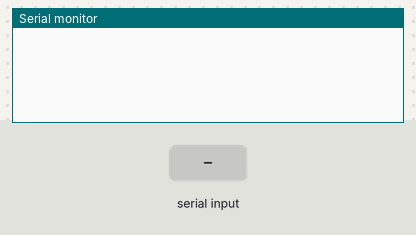
The sketch below on a simulated Arduino Uno, built with avr-gcc and run on an emulated ATmega328P. Parts: the last lines printed to the serial monitor. Inputs (shaded band) come from the test bench.

Above: at 1.2 s.
1.3 s: "90,45,200,10\n" received over the second serial link
At 1.8 s:
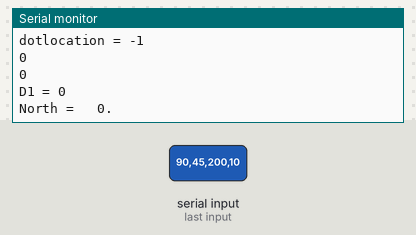
2.8 s: "90,45,200\n" received over the second serial link
At 4.0 s:
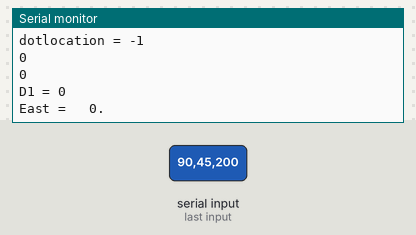

Measured:
- after the input at 1.3 s, the serial monitor: prints a new line at once (image 1)
- after the input at 2.8 s, the serial monitor: prints a new line at once (image 2)

The sketch:

gps_try3.ino
```cpp
#include <SoftwareSerial.h>


SoftwareSerial mySerial(10, 11); // RX, TX

//Initialize the variables globally
char GPS_text;
int comma_count = 0;
String latitude, longitude;
int South = 0, West = 0, count =1;

void setup()
{
  Serial.begin(115200);
  mySerial.begin(57600);
}

void loop() // run over and over
{
  if (mySerial.available()){ //Check for the data available
    GPS_text = mySerial.read(); //Store the value in the variable
    if(GPS_text == '$'){    //Check if the variable starts with '$'
      Serial.write("\n");
      comma_count = 0;
      latitude = "\0";
      longitude = "\0";
    }

//**************GPS Count*************//

    if(GPS_text == ',') //Check for the comma and separate
    {
      comma_count = comma_count +1;
    }
    if(comma_count == 2)
    {
      latitude += GPS_text;   //The receiver transmit or receive by a byte at a time. This command will be used to store the bytes in the single variable
      count = 0;
    }
    if(comma_count == 3)
    {
      latitude += GPS_text;
      if (count == 1)
      {

//  **********GPS LATITUDE DATA SEPERATION***********

        Serial.println("***************GPS DATA************");
        Serial.println("LAT:"+ latitude); //To display the GPS format latitute in ddmm.mmmm
        String dd, mm1, mm2, mm3;
        int dotlocation = latitude.indexOf('.');
        dd = latitude.substring(dotlocation-4, dotlocation-2);
        mm1 = latitude.substring(dotlocation-2, dotlocation);
        mm2 = latitude.substring(dotlocation+1, dotlocation+5);
        unsigned long D1 = dd.toInt();    //Convert the recived string to int
        unsigned long MM1 = mm1.toInt();  //Convert the recived string to int
        unsigned long MM2 = mm2.toInt();  //Convert the recived string to int
        int setdot;   //Used to set the precision
        if (D1 > 9)
          setdot = 2;
        else
          setdot = 1;
        Serial.print("DD= ");
        Serial.println(D1);    //Store the dd
        Serial.print("mm1=");
        Serial.println(MM1);   //Store two mm
        Serial.print("mm2=");
        Serial.println(MM2);   //Store the remain .mmmm
        Serial.print("dotlocation = ");
        Serial.println(dotlocation);

//***********Conversion****************//
        D1= D1 * 100000;
        Serial.println(D1);
        MM1 = MM1 * 10000;
        unsigned long temp;
        temp = MM1 + MM2;
        Serial.println(temp);
        temp = temp / 6;
        D1 = D1+ temp;

        Serial.print("D1 = ");
        Serial.println(D1);
        String A = (String)D1;
        dd = A.substring(0,setdot);
        mm1= A.substring(setdot);

        if (GPS_text == 'S')
        {
          A = '-' + dd + '.' + mm1;  //To display the "-dd.mmmm" if its South
          Serial.write("South = \t");
        }
        else
        {
          A = dd + '.' + mm1;   //To display the "dd.mmmm" if its North
          Serial.write("North = \t");
        }
        Serial.println(A);

//*********LCD Display*******//


     }
   //to check the GPS text after comma
     count = count+1;
   }

   if(comma_count == 4)
   {
     longitude += GPS_text;
     count =0;
   }

   if(comma_count ==5)
   {
     longitude += GPS_text;

     if (count == 1)
     {
//  **********GPS Longitude DATA SEPERATION***********

       Serial.println("LON:"+ longitude);
       String dd, mm1, mm2, mm3;
       int dotlocation = longitude.indexOf('.');
       dd = longitude.substring(dotlocation-5, dotlocation-2);
       mm1 = longitude.substring(dotlocation-2, dotlocation);
       mm2 = longitude.substring(dotlocation+1, dotlocation+5);
       unsigned long D1 = dd.toInt();    //Convert the recived string to int
       unsigned long MM1 = mm1.toInt();  //Convert the recived string to int
       unsigned long MM2 = mm2.toInt();  //Convert the recived string to int
       int setdot;
       if (D1 > 99)
         setdot = 3;
       else if (D1 >9)
         setdot = 2;
       else
         setdot = 1;
       Serial.print("DD= ");
       Serial.println(D1);   //Store the dd
       Serial.print("mm1=");
       Serial.println(MM1);  //Store the mm
       Serial.print("mm2=");
       Serial.println(MM2);  //Store the .mmmm
       Serial.print("dotlocation = ");
       Serial.println(dotlocation);

     //***********Conversion****************//

       D1= D1 * 100000;
       Serial.println(D1);
       MM1 = MM1 * 10000;
       unsigned long temp;
       temp = MM1 + MM2;
       Serial.println(temp);
       temp = temp / 6;
       D1 = D1+ temp;

       Serial.print("D1 = ");
       Serial.println(D1);
       String A = (String)D1;
       dd = A.substring(0,setdot);
       mm1= A.substring(setdot);

       if (GPS_text == 'W')
       {
         A = '-' + dd + '.' + mm1;   //To display if its West
         Serial.write("West = \t");
       }
        else
        {
          A = dd + '.' + mm1;   //To display if its South
          Serial.write("East = \t");
        }
        Serial.println(A);

//*********LCD Display*******//


       }
       count = count+1;
     }
     if(comma_count == 6)
     {
       count =0;
     }
   }
 }
```
